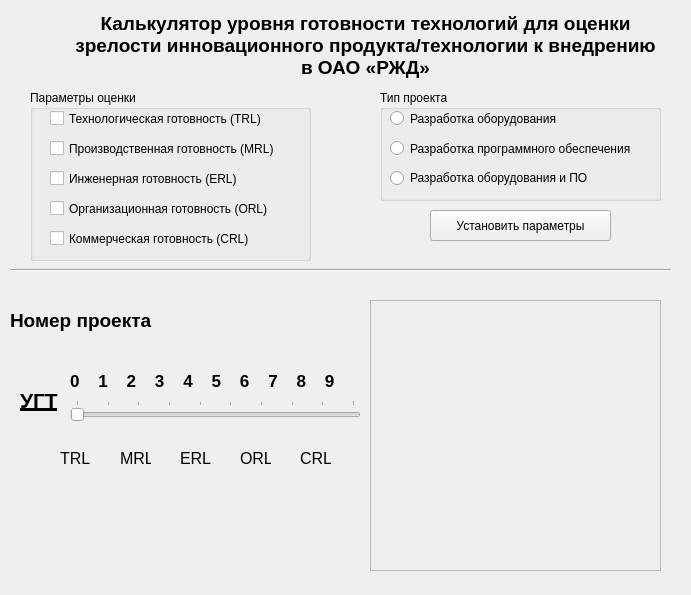
<?xml version="1.0" encoding="UTF-8"?>
<ui version="4.0">
 <class>FormParams</class>
 <widget class="QWidget" name="FormParams">
  <property name="geometry">
   <rect>
    <x>0</x>
    <y>0</y>
    <width>691</width>
    <height>595</height>
   </rect>
  </property>
  <property name="windowTitle">
   <string>Form</string>
  </property>
  <widget class="Line" name="line">
   <property name="geometry">
    <rect>
     <x>10</x>
     <y>260</y>
     <width>661</width>
     <height>20</height>
    </rect>
   </property>
   <property name="orientation">
    <enum>Qt::Horizontal</enum>
   </property>
  </widget>
  <widget class="QGroupBox" name="paramBox">
   <property name="geometry">
    <rect>
     <x>30</x>
     <y>90</y>
     <width>281</width>
     <height>171</height>
    </rect>
   </property>
   <property name="title">
    <string>Параметры оценки</string>
   </property>
   <widget class="QCheckBox" name="checkTRL">
    <property name="geometry">
     <rect>
      <x>20</x>
      <y>20</y>
      <width>231</width>
      <height>17</height>
     </rect>
    </property>
    <property name="text">
     <string>Технологическая готовность (TRL)</string>
    </property>
   </widget>
   <widget class="QCheckBox" name="checkMRL">
    <property name="geometry">
     <rect>
      <x>20</x>
      <y>50</y>
      <width>231</width>
      <height>17</height>
     </rect>
    </property>
    <property name="text">
     <string>Производственная готовность (MRL)</string>
    </property>
   </widget>
   <widget class="QCheckBox" name="checkERL">
    <property name="geometry">
     <rect>
      <x>20</x>
      <y>80</y>
      <width>231</width>
      <height>17</height>
     </rect>
    </property>
    <property name="text">
     <string>Инженерная готовность (ERL)</string>
    </property>
   </widget>
   <widget class="QCheckBox" name="checkORL">
    <property name="geometry">
     <rect>
      <x>20</x>
      <y>110</y>
      <width>231</width>
      <height>17</height>
     </rect>
    </property>
    <property name="text">
     <string>Организационная готовность (ORL)</string>
    </property>
   </widget>
   <widget class="QCheckBox" name="checkCRL">
    <property name="geometry">
     <rect>
      <x>20</x>
      <y>140</y>
      <width>231</width>
      <height>17</height>
     </rect>
    </property>
    <property name="text">
     <string>Коммерческая готовность (СRL)</string>
    </property>
   </widget>
  </widget>
  <widget class="QGroupBox" name="typeBox">
   <property name="geometry">
    <rect>
     <x>380</x>
     <y>90</y>
     <width>281</width>
     <height>111</height>
    </rect>
   </property>
   <property name="title">
    <string>Тип проекта</string>
   </property>
   <widget class="QRadioButton" name="radio_hard">
    <property name="geometry">
     <rect>
      <x>10</x>
      <y>20</y>
      <width>211</width>
      <height>17</height>
     </rect>
    </property>
    <property name="text">
     <string>Разработка оборудования</string>
    </property>
   </widget>
   <widget class="QRadioButton" name="radio_soft">
    <property name="geometry">
     <rect>
      <x>10</x>
      <y>50</y>
      <width>261</width>
      <height>17</height>
     </rect>
    </property>
    <property name="text">
     <string>Разработка программного обеспечения</string>
    </property>
   </widget>
   <widget class="QRadioButton" name="radio_both">
    <property name="geometry">
     <rect>
      <x>10</x>
      <y>80</y>
      <width>261</width>
      <height>16</height>
     </rect>
    </property>
    <property name="text">
     <string>Разработка оборудования и ПО</string>
    </property>
    <property name="autoRepeat">
     <bool>false</bool>
    </property>
   </widget>
  </widget>
  <widget class="QPushButton" name="set_params">
   <property name="geometry">
    <rect>
     <x>430</x>
     <y>210</y>
     <width>181</width>
     <height>31</height>
    </rect>
   </property>
   <property name="text">
    <string>Установить параметры</string>
   </property>
  </widget>
  <widget class="QLabel" name="labelCalc">
   <property name="geometry">
    <rect>
     <x>70</x>
     <y>10</y>
     <width>591</width>
     <height>71</height>
    </rect>
   </property>
   <property name="font">
    <font>
     <pointsize>14</pointsize>
     <weight>75</weight>
     <bold>true</bold>
    </font>
   </property>
   <property name="text">
    <string>Калькулятор уровня готовности технологий для оценки зрелости инновационного продукта/технологии к внедрению в ОАО «РЖД»</string>
   </property>
   <property name="textFormat">
    <enum>Qt::RichText</enum>
   </property>
   <property name="alignment">
    <set>Qt::AlignCenter</set>
   </property>
   <property name="wordWrap">
    <bool>true</bool>
   </property>
   <property name="margin">
    <number>0</number>
   </property>
  </widget>
  <widget class="QLabel" name="labelProject">
   <property name="geometry">
    <rect>
     <x>10</x>
     <y>300</y>
     <width>161</width>
     <height>41</height>
    </rect>
   </property>
   <property name="font">
    <font>
     <pointsize>14</pointsize>
     <weight>75</weight>
     <bold>true</bold>
    </font>
   </property>
   <property name="text">
    <string>Номер проекта</string>
   </property>
   <property name="alignment">
    <set>Qt::AlignLeading|Qt::AlignLeft|Qt::AlignVCenter</set>
   </property>
  </widget>
  <widget class="QFrame" name="frameGraph">
   <property name="geometry">
    <rect>
     <x>370</x>
     <y>300</y>
     <width>291</width>
     <height>271</height>
    </rect>
   </property>
   <property name="frameShape">
    <enum>QFrame::StyledPanel</enum>
   </property>
   <property name="frameShadow">
    <enum>QFrame::Raised</enum>
   </property>
  </widget>
  <widget class="QSlider" name="ugtSlider">
   <property name="geometry">
    <rect>
     <x>70</x>
     <y>400</y>
     <width>291</width>
     <height>22</height>
    </rect>
   </property>
   <property name="font">
    <font>
     <weight>75</weight>
     <bold>true</bold>
    </font>
   </property>
   <property name="tabletTracking">
    <bool>false</bool>
   </property>
   <property name="autoFillBackground">
    <bool>false</bool>
   </property>
   <property name="maximum">
    <number>9</number>
   </property>
   <property name="pageStep">
    <number>10</number>
   </property>
   <property name="value">
    <number>0</number>
   </property>
   <property name="orientation">
    <enum>Qt::Horizontal</enum>
   </property>
   <property name="tickPosition">
    <enum>QSlider::TicksAbove</enum>
   </property>
   <property name="tickInterval">
    <number>0</number>
   </property>
  </widget>
  <widget class="QLabel" name="label_shkala">
   <property name="geometry">
    <rect>
     <x>70</x>
     <y>370</y>
     <width>301</width>
     <height>21</height>
    </rect>
   </property>
   <property name="font">
    <font>
     <pointsize>13</pointsize>
     <weight>75</weight>
     <bold>true</bold>
    </font>
   </property>
   <property name="text">
    <string>0    1    2    3    4    5    6    7    8    9</string>
   </property>
  </widget>
  <widget class="QLabel" name="label_ugt">
   <property name="geometry">
    <rect>
     <x>20</x>
     <y>380</y>
     <width>47</width>
     <height>41</height>
    </rect>
   </property>
   <property name="font">
    <font>
     <pointsize>16</pointsize>
     <weight>75</weight>
     <bold>true</bold>
     <underline>true</underline>
    </font>
   </property>
   <property name="text">
    <string>УГТ</string>
   </property>
  </widget>
  <widget class="QLabel" name="trl">
   <property name="geometry">
    <rect>
     <x>60</x>
     <y>450</y>
     <width>31</width>
     <height>16</height>
    </rect>
   </property>
   <property name="font">
    <font>
     <pointsize>12</pointsize>
    </font>
   </property>
   <property name="text">
    <string>TRL</string>
   </property>
  </widget>
  <widget class="QLabel" name="mrl">
   <property name="geometry">
    <rect>
     <x>120</x>
     <y>450</y>
     <width>31</width>
     <height>16</height>
    </rect>
   </property>
   <property name="font">
    <font>
     <pointsize>12</pointsize>
    </font>
   </property>
   <property name="text">
    <string>MRL</string>
   </property>
  </widget>
  <widget class="QLabel" name="crl">
   <property name="geometry">
    <rect>
     <x>300</x>
     <y>450</y>
     <width>31</width>
     <height>16</height>
    </rect>
   </property>
   <property name="font">
    <font>
     <pointsize>12</pointsize>
    </font>
   </property>
   <property name="text">
    <string>CRL</string>
   </property>
  </widget>
  <widget class="QLabel" name="orl">
   <property name="geometry">
    <rect>
     <x>240</x>
     <y>450</y>
     <width>31</width>
     <height>16</height>
    </rect>
   </property>
   <property name="font">
    <font>
     <pointsize>12</pointsize>
    </font>
   </property>
   <property name="text">
    <string>ORL</string>
   </property>
  </widget>
  <widget class="QLabel" name="erl">
   <property name="geometry">
    <rect>
     <x>180</x>
     <y>450</y>
     <width>31</width>
     <height>16</height>
    </rect>
   </property>
   <property name="font">
    <font>
     <pointsize>12</pointsize>
    </font>
   </property>
   <property name="text">
    <string>ERL</string>
   </property>
  </widget>
  <widget class="QLabel" name="labelNumProject">
   <property name="geometry">
    <rect>
     <x>180</x>
     <y>300</y>
     <width>181</width>
     <height>41</height>
    </rect>
   </property>
   <property name="font">
    <font>
     <pointsize>14</pointsize>
     <weight>75</weight>
     <bold>true</bold>
    </font>
   </property>
   <property name="text">
    <string/>
   </property>
  </widget>
  <widget class="QLabel" name="trl_result">
   <property name="geometry">
    <rect>
     <x>60</x>
     <y>470</y>
     <width>31</width>
     <height>31</height>
    </rect>
   </property>
   <property name="font">
    <font>
     <pointsize>14</pointsize>
     <weight>75</weight>
     <bold>true</bold>
    </font>
   </property>
   <property name="text">
    <string/>
   </property>
  </widget>
  <widget class="QLabel" name="mrl_result">
   <property name="geometry">
    <rect>
     <x>120</x>
     <y>470</y>
     <width>31</width>
     <height>31</height>
    </rect>
   </property>
   <property name="font">
    <font>
     <pointsize>14</pointsize>
     <weight>75</weight>
     <bold>true</bold>
    </font>
   </property>
   <property name="text">
    <string/>
   </property>
  </widget>
  <widget class="QLabel" name="erl_result">
   <property name="geometry">
    <rect>
     <x>180</x>
     <y>470</y>
     <width>31</width>
     <height>31</height>
    </rect>
   </property>
   <property name="font">
    <font>
     <pointsize>14</pointsize>
     <weight>75</weight>
     <bold>true</bold>
    </font>
   </property>
   <property name="text">
    <string/>
   </property>
  </widget>
  <widget class="QLabel" name="orl_result">
   <property name="geometry">
    <rect>
     <x>240</x>
     <y>470</y>
     <width>31</width>
     <height>31</height>
    </rect>
   </property>
   <property name="font">
    <font>
     <pointsize>14</pointsize>
     <weight>75</weight>
     <bold>true</bold>
    </font>
   </property>
   <property name="text">
    <string/>
   </property>
  </widget>
  <widget class="QLabel" name="crl_result">
   <property name="geometry">
    <rect>
     <x>300</x>
     <y>470</y>
     <width>31</width>
     <height>31</height>
    </rect>
   </property>
   <property name="font">
    <font>
     <pointsize>14</pointsize>
     <weight>75</weight>
     <bold>true</bold>
    </font>
   </property>
   <property name="text">
    <string/>
   </property>
  </widget>
 </widget>
 <resources/>
 <connections/>
</ui>
